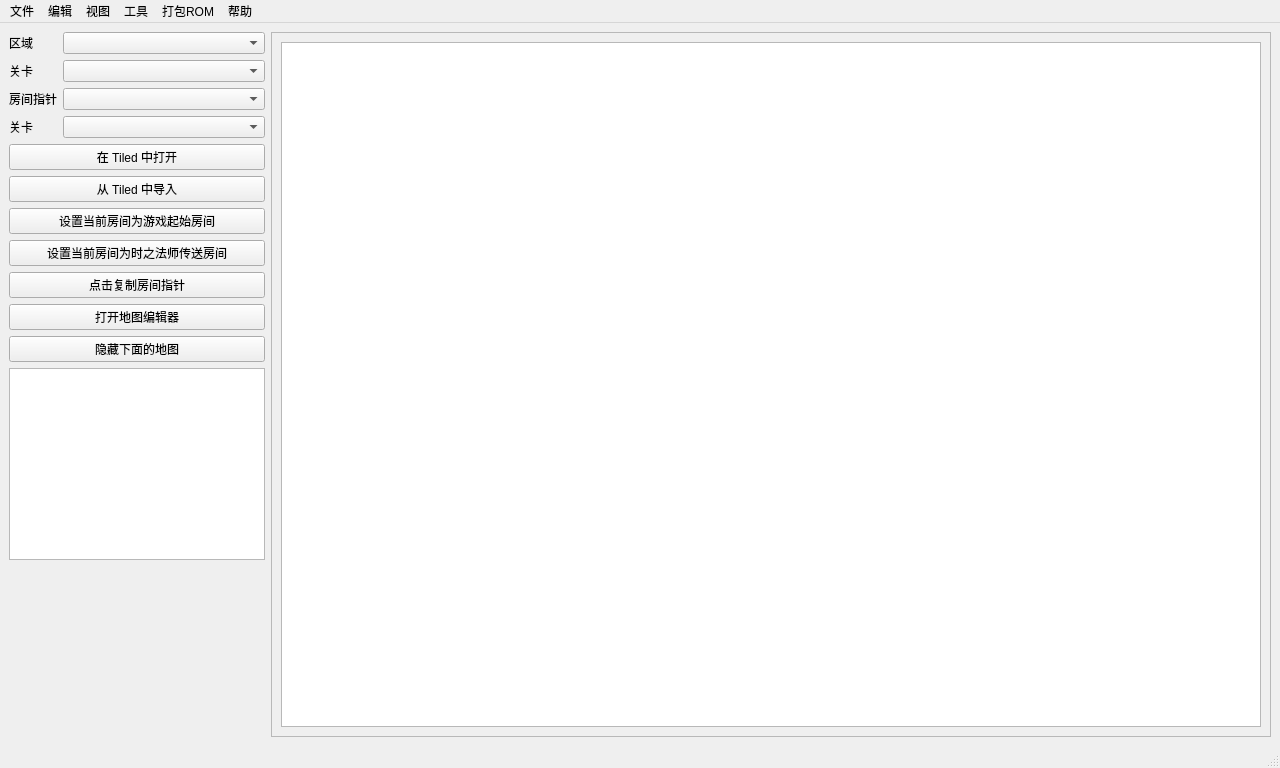
<?xml version="1.0" encoding="UTF-8"?>
<ui version="4.0">
 <class>MainWindow</class>
 <widget class="QMainWindow" name="MainWindow">
  <property name="geometry">
   <rect>
    <x>0</x>
    <y>0</y>
    <width>1280</width>
    <height>768</height>
   </rect>
  </property>
  <property name="windowTitle">
   <string>DSVania Editor</string>
  </property>
  <property name="windowIcon">
   <iconset>
    <normaloff>images/dsvedit_icon.png</normaloff>images/dsvedit_icon.png</iconset>
  </property>
  <widget class="QWidget" name="centralwidget">
   <layout class="QHBoxLayout" name="horizontalLayout">
    <item>
     <layout class="QVBoxLayout" name="verticalLayout">
      <item>
       <layout class="QFormLayout" name="formLayout">
        <item row="0" column="0">
         <widget class="QLabel" name="label">
          <property name="text">
           <string>区域</string>
          </property>
         </widget>
        </item>
        <item row="1" column="0">
         <widget class="QLabel" name="label_2">
          <property name="text">
           <string>关卡</string>
          </property>
         </widget>
        </item>
        <item row="2" column="0">
         <widget class="QLabel" name="label_3">
          <property name="text">
           <string>房间指针</string>
          </property>
         </widget>
        </item>
        <item row="0" column="1">
         <widget class="QComboBox" name="area">
          <property name="minimumSize">
           <size>
            <width>200</width>
            <height>0</height>
           </size>
          </property>
         </widget>
        </item>
        <item row="1" column="1">
         <widget class="QComboBox" name="sector">
          <property name="minimumSize">
           <size>
            <width>200</width>
            <height>0</height>
           </size>
          </property>
         </widget>
        </item>
        <item row="2" column="1">
         <widget class="QComboBox" name="room">
          <property name="minimumSize">
           <size>
            <width>200</width>
            <height>0</height>
           </size>
          </property>
         </widget>
        </item>
        <item row="3" column="0">
         <widget class="QLabel" name="label_4">
          <property name="text">
           <string>关卡</string>
          </property>
         </widget>
        </item>
        <item row="3" column="1">
         <widget class="QComboBox" name="room_state"/>
        </item>
       </layout>
      </item>
      <item>
       <widget class="QPushButton" name="tiled_export">
        <property name="text">
         <string>在 Tiled 中打开</string>
        </property>
        <property name="checkable">
         <bool>false</bool>
        </property>
       </widget>
      </item>
      <item>
       <widget class="QPushButton" name="tiled_import">
        <property name="text">
         <string>从 Tiled 中导入</string>
        </property>
        <property name="checkable">
         <bool>false</bool>
        </property>
       </widget>
      </item>
      <item>
       <widget class="QPushButton" name="set_as_starting_room">
        <property name="text">
         <string>设置当前房间为游戏起始房间</string>
        </property>
        <property name="checkable">
         <bool>false</bool>
        </property>
       </widget>
      </item>
      <item>
       <widget class="QPushButton" name="set_as_transmit_room">
        <property name="text">
         <string>设置当前房间为时之法师传送房间</string>
        </property>
       </widget>
      </item>
      <item>
       <widget class="QPushButton" name="copy_room_pointer">
        <property name="text">
         <string>点击复制房间指针</string>
        </property>
        <property name="checkable">
         <bool>false</bool>
        </property>
       </widget>
      </item>
      <item>
       <widget class="QPushButton" name="edit_map">
        <property name="text">
         <string>打开地图编辑器</string>
        </property>
        <property name="checkable">
         <bool>false</bool>
        </property>
       </widget>
      </item>
      <item>
       <widget class="QPushButton" name="toggle_hide_map">
        <property name="text">
         <string>隐藏下面的地图</string>
        </property>
       </widget>
      </item>
      <item>
       <widget class="QGraphicsView" name="map_graphics_view"/>
      </item>
      <item>
       <spacer name="verticalSpacer">
        <property name="orientation">
         <enum>Qt::Vertical</enum>
        </property>
        <property name="sizeHint" stdset="0">
         <size>
          <width>20</width>
          <height>40</height>
         </size>
        </property>
       </spacer>
      </item>
     </layout>
    </item>
    <item>
     <widget class="QScrollArea" name="scrollArea">
      <property name="sizePolicy">
       <sizepolicy hsizetype="Expanding" vsizetype="Expanding">
        <horstretch>1</horstretch>
        <verstretch>0</verstretch>
       </sizepolicy>
      </property>
      <property name="widgetResizable">
       <bool>true</bool>
      </property>
      <widget class="QWidget" name="scrollAreaWidgetContents">
       <property name="geometry">
        <rect>
         <x>0</x>
         <y>0</y>
         <width>996</width>
         <height>703</height>
        </rect>
       </property>
       <layout class="QVBoxLayout" name="verticalLayout_2">
        <item>
         <widget class="RoomView" name="room_graphics_view"/>
        </item>
       </layout>
      </widget>
     </widget>
    </item>
   </layout>
  </widget>
  <widget class="QMenuBar" name="menubar">
   <property name="geometry">
    <rect>
     <x>0</x>
     <y>0</y>
     <width>1280</width>
     <height>23</height>
    </rect>
   </property>
   <widget class="QMenu" name="menuFile">
    <property name="title">
     <string>文件</string>
    </property>
    <addaction name="actionOpen_Folder"/>
    <addaction name="actionExtract_ROM"/>
    <addaction name="actionSave"/>
    <addaction name="actionExit"/>
   </widget>
   <widget class="QMenu" name="menuTools">
    <property name="title">
     <string>工具</string>
    </property>
    <addaction name="actionEnemy_Editor"/>
    <addaction name="actionSpecial_Object_Editor"/>
    <addaction name="actionItem_Editor"/>
    <addaction name="actionMap_Editor"/>
    <addaction name="actionShop_Editor"/>
    <addaction name="separator"/>
    <addaction name="actionSprite_Editor"/>
    <addaction name="actionGFX_Editor"/>
    <addaction name="actionMusic_Editor"/>
    <addaction name="actionTileset_Editor"/>
    <addaction name="actionText_Editor"/>
    <addaction name="actionApply_ARMIPS_Patch"/>
    <addaction name="separator"/>
    <addaction name="actionEntity_Search"/>
    <addaction name="actionSettings"/>
    <addaction name="separator"/>
    <addaction name="actionAdd_Overlay"/>
    <addaction name="actionPlayer_Editor"/>
    <addaction name="actionPlayer_State_Anims_Editor"/>
    <addaction name="actionItem_Pool_Editor"/>
    <addaction name="actionMagic_Seal_Editor"/>
    <addaction name="actionWeapon_Synth_Editor"/>
   </widget>
   <widget class="QMenu" name="menuBuild">
    <property name="title">
     <string>打包ROM</string>
    </property>
    <addaction name="actionBuild"/>
    <addaction name="actionBuild_and_Run"/>
    <addaction name="actionBuild_and_Test"/>
   </widget>
   <widget class="QMenu" name="menuView">
    <property name="title">
     <string>视图</string>
    </property>
    <addaction name="actionEntities"/>
    <addaction name="actionDoors"/>
    <addaction name="actionCollision"/>
    <addaction name="actionLayers"/>
   </widget>
   <widget class="QMenu" name="menuHelp">
    <property name="title">
     <string>帮助</string>
    </property>
    <addaction name="actionAbout"/>
   </widget>
   <widget class="QMenu" name="menuEdit">
    <property name="title">
     <string>编辑</string>
    </property>
    <addaction name="separator"/>
    <addaction name="actionAdd_Entity"/>
    <addaction name="actionEdit_Entities"/>
    <addaction name="separator"/>
    <addaction name="actionAdd_Door"/>
    <addaction name="actionEdit_Doors"/>
    <addaction name="actionEdit_Room_Props"/>
    <addaction name="separator"/>
    <addaction name="actionAdd_New_Layer"/>
    <addaction name="actionEdit_Layers"/>
   </widget>
   <addaction name="menuFile"/>
   <addaction name="menuEdit"/>
   <addaction name="menuView"/>
   <addaction name="menuTools"/>
   <addaction name="menuBuild"/>
   <addaction name="menuHelp"/>
  </widget>
  <widget class="QStatusBar" name="statusbar"/>
  <action name="actionExtract_ROM">
   <property name="text">
    <string>解包ROM</string>
   </property>
  </action>
  <action name="actionExit">
   <property name="text">
    <string>退出</string>
   </property>
  </action>
  <action name="actionEnemy_Editor">
   <property name="text">
    <string>怪物属性编辑器</string>
   </property>
   <property name="shortcut">
    <string>E</string>
   </property>
  </action>
  <action name="actionSettings">
   <property name="text">
    <string>设置</string>
   </property>
  </action>
  <action name="actionBuild">
   <property name="text">
    <string>打包ROM</string>
   </property>
   <property name="shortcut">
    <string>F5</string>
   </property>
  </action>
  <action name="actionBuild_and_Run">
   <property name="text">
    <string>打包ROM并运行</string>
   </property>
   <property name="shortcut">
    <string>F6</string>
   </property>
  </action>
  <action name="actionSave">
   <property name="text">
    <string>保存</string>
   </property>
   <property name="shortcut">
    <string>Ctrl+S</string>
   </property>
  </action>
  <action name="actionOpen_Folder">
   <property name="text">
    <string>打开文件夹</string>
   </property>
   <property name="shortcut">
    <string>O</string>
   </property>
  </action>
  <action name="actionText_Editor">
   <property name="text">
    <string>文本编辑器</string>
   </property>
   <property name="shortcut">
    <string>T</string>
   </property>
  </action>
  <action name="actionSprite_Editor">
   <property name="text">
    <string>精灵活动块编辑器</string>
   </property>
   <property name="toolTip">
    <string>Sprite Editor</string>
   </property>
   <property name="shortcut">
    <string>P</string>
   </property>
  </action>
  <action name="actionItem_Editor">
   <property name="text">
    <string>道具编辑器</string>
   </property>
   <property name="shortcut">
    <string>I</string>
   </property>
  </action>
  <action name="actionEntity_Search">
   <property name="text">
    <string>场景物品搜索</string>
   </property>
   <property name="toolTip">
    <string>Entity Search</string>
   </property>
   <property name="shortcut">
    <string>Ctrl+F</string>
   </property>
  </action>
  <action name="actionEntities">
   <property name="checkable">
    <bool>true</bool>
   </property>
   <property name="checked">
    <bool>true</bool>
   </property>
   <property name="text">
    <string>场景/道具</string>
   </property>
   <property name="shortcut">
    <string>F1</string>
   </property>
  </action>
  <action name="actionDoors">
   <property name="checkable">
    <bool>true</bool>
   </property>
   <property name="checked">
    <bool>true</bool>
   </property>
   <property name="text">
    <string>联结点（门）</string>
   </property>
   <property name="shortcut">
    <string>F2</string>
   </property>
  </action>
  <action name="actionCollision">
   <property name="checkable">
    <bool>true</bool>
   </property>
   <property name="text">
    <string>碰撞体积</string>
   </property>
   <property name="shortcut">
    <string>F3</string>
   </property>
  </action>
  <action name="actionLayers">
   <property name="checkable">
    <bool>true</bool>
   </property>
   <property name="checked">
    <bool>true</bool>
   </property>
   <property name="text">
    <string>地图层</string>
   </property>
   <property name="shortcut">
    <string>F4</string>
   </property>
  </action>
  <action name="actionAbout">
   <property name="text">
    <string>关于软件</string>
   </property>
  </action>
  <action name="actionEdit_Layers">
   <property name="text">
    <string>编辑地图层</string>
   </property>
  </action>
  <action name="actionAdd_New_Layer">
   <property name="text">
    <string>添加地图层</string>
   </property>
  </action>
  <action name="actionMap_Editor">
   <property name="text">
    <string>地图编辑器</string>
   </property>
   <property name="shortcut">
    <string>M</string>
   </property>
  </action>
  <action name="actionAdd_Entity">
   <property name="text">
    <string>添加场景/道具</string>
   </property>
   <property name="shortcut">
    <string>A</string>
   </property>
  </action>
  <action name="actionItem_Pool_Editor">
   <property name="text">
    <string>Item Pool Editor</string>
   </property>
   <property name="visible">
    <bool>true</bool>
   </property>
  </action>
  <action name="actionGFX_Editor">
   <property name="text">
    <string>显存贴图编辑器</string>
   </property>
   <property name="shortcut">
    <string>G</string>
   </property>
  </action>
  <action name="actionMusic_Editor">
   <property name="text">
    <string>音乐编辑器</string>
   </property>
  </action>
  <action name="actionTileset_Editor">
   <property name="text">
    <string>图块编辑器</string>
   </property>
  </action>
  <action name="actionPlayer_Editor">
   <property name="text">
    <string>Player Editor</string>
   </property>
   <property name="shortcut">
    <string>L</string>
   </property>
   <property name="visible">
    <bool>true</bool>
   </property>
  </action>
  <action name="actionEdit_Entities">
   <property name="text">
    <string>编辑场景/道具</string>
   </property>
  </action>
  <action name="actionSpecial_Object_Editor">
   <property name="text">
    <string>场景物品编辑器</string>
   </property>
  </action>
  <action name="actionBuild_and_Test">
   <property name="text">
    <string>打包ROM并调试</string>
   </property>
   <property name="shortcut">
    <string>F7</string>
   </property>
  </action>
  <action name="actionAdd_Overlay">
   <property name="text">
    <string>Add Overlay</string>
   </property>
   <property name="visible">
    <bool>true</bool>
   </property>
  </action>
  <action name="actionWeapon_Synth_Editor">
   <property name="text">
    <string>Weapon Synth Editor</string>
   </property>
   <property name="visible">
    <bool>true</bool>
   </property>
  </action>
  <action name="actionEdit_Room_Props">
   <property name="text">
    <string>编辑房间属性</string>
   </property>
  </action>
  <action name="actionShop_Editor">
   <property name="text">
    <string>商店编辑器</string>
   </property>
  </action>
  <action name="actionEdit_Doors">
   <property name="text">
    <string>编辑房间联结点（门）</string>
   </property>
  </action>
  <action name="actionAdd_Door">
   <property name="text">
    <string>添加房间联结点（门）</string>
   </property>
   <property name="shortcut">
    <string>D</string>
   </property>
  </action>
  <action name="actionMagic_Seal_Editor">
   <property name="text">
    <string>Magic Seal Editor</string>
   </property>
   <property name="visible">
    <bool>true</bool>
   </property>
  </action>
  <action name="actionPlayer_State_Anims_Editor">
   <property name="text">
    <string>Player State Anims Editor</string>
   </property>
   <property name="visible">
    <bool>true</bool>
   </property>
  </action>
  <action name="actionApply_ARMIPS_Patch">
   <property name="text">
    <string>应用ARMIPS补丁</string>
   </property>
  </action>
 </widget>
 <customwidgets>
  <customwidget>
   <class>RoomView</class>
   <extends>QGraphicsView</extends>
   <header>roomview.h</header>
  </customwidget>
 </customwidgets>
 <resources/>
 <connections>
  <connection>
   <sender>actionExit</sender>
   <signal>activated()</signal>
   <receiver>MainWindow</receiver>
   <slot>close()</slot>
   <hints>
    <hint type="sourcelabel">
     <x>-1</x>
     <y>-1</y>
    </hint>
    <hint type="destinationlabel">
     <x>399</x>
     <y>299</y>
    </hint>
   </hints>
  </connection>
 </connections>
</ui>
